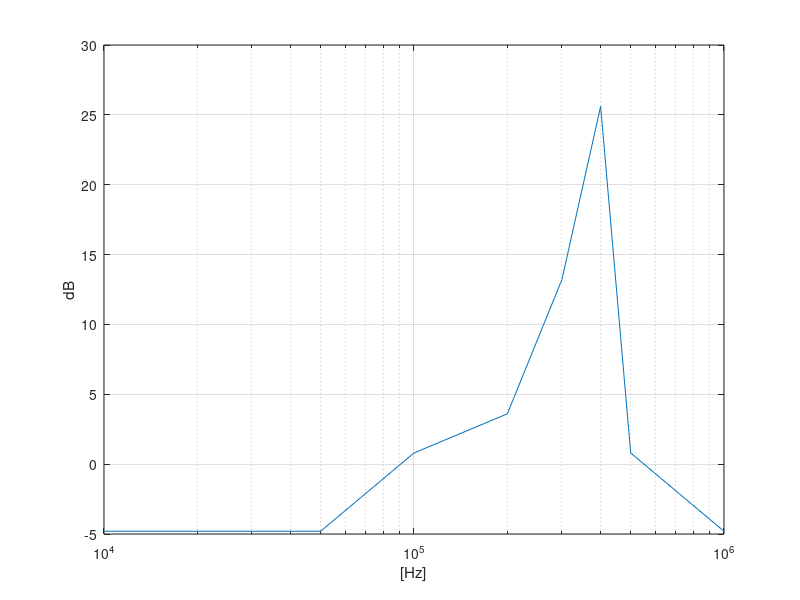

Recreate this plot in MATLAB.
clear all;
close all;
clc;

figure;
fre = 1e2*[ 100  200 300 400 500  100e1 200e1 300e1 400e1 500e1 100e2];
Bdin = -22.2;
Bdout = [ -27 -27 -27 -27 -27 -21.4 -18.6 -8.99 3.41 -21.4 -27 ] ;
Av4 = Bdout - Bdin ;
%Av4 = 20*log10(Vo4./Ve4);
semilogx(fre,Av4);......................................................................................................................................................................................................................................................................................................................................................................................................................................................................................................................................................................................................................................................................................................................................................................................................................................................................................................................................................................................................................................................................
grid on;
hold on;
xlabel('[Hz]'), ylabel('dB');